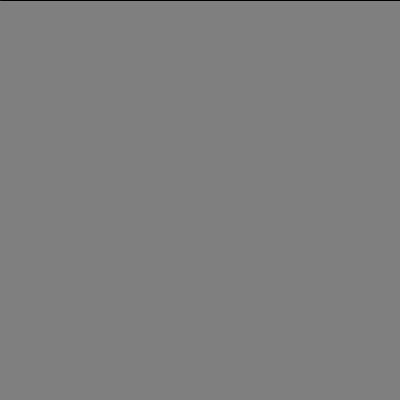
Frame 1 (no input)
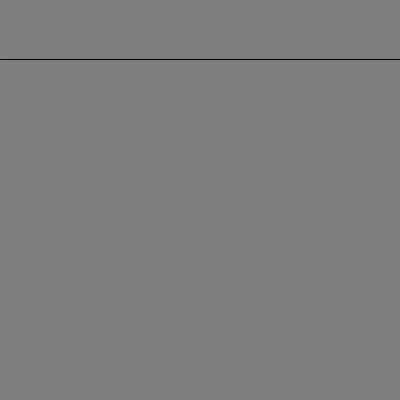
Frame 60 (the mouse pressed at the canvas centre just before this capture)
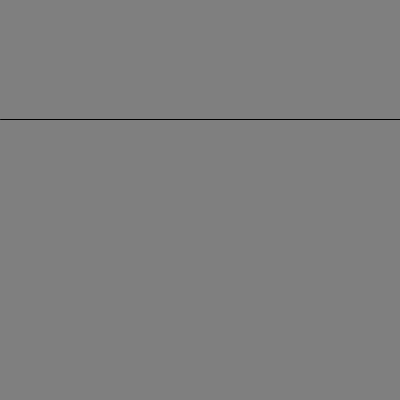
Frame 120 (the mouse held since frame 60 and released just before this capture)

The Processing sketch that drew these frames (run headless with seeded random() and noise(); from frame 60 on, the mouse is pressed at the canvas centre):

// Processing sketch: exB1
// ── exB1.pde
float linha;
void setup(){
  size(400,400);
  colorMode(GRAY);
}
void draw(){
  background(127);
  stroke(0);
  line(0,linha,width,linha++);
  if (linha == height) linha =0;
}
